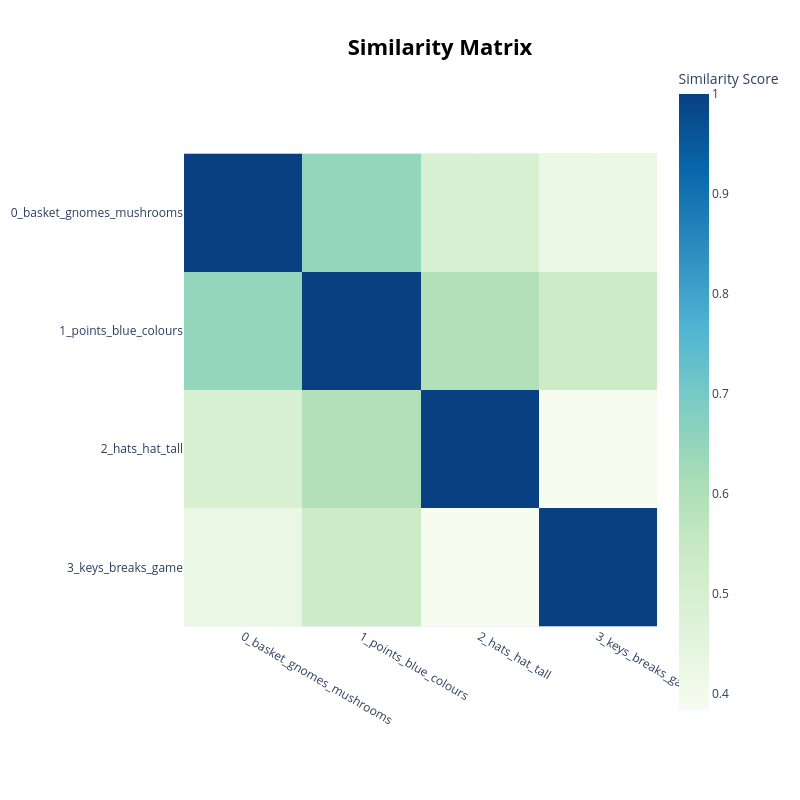

Notebook code for this chart:
### Code cell
a.visualize_heatmap()

### Figure 1 — Plotly figure (JSON) as saved in the notebook; plotly's stock layout.template omitted (floating-point values rounded to 4 significant figures)
{"data": [{"coloraxis": "coloraxis", "hovertemplate": "x: %{x}<br>y: %{y}<br>Similarity Score: %{z}<extra></extra>", "name": "0", "type": "heatmap", "x": ["0_basket_gnomes_mushrooms", "1_points_blue_colours", "2_hats_hat_tall", "3_keys_breaks_game"], "xaxis": "x", "y": ["0_basket_gnomes_mushrooms", "1_points_blue_colours", "2_hats_hat_tall", "3_keys_breaks_game"], "yaxis": "y", "z": [[1.0, 0.6486, 0.4924, 0.427], [0.6486, 1.0, 0.594, 0.5355], [0.4924, 0.594, 1.0, 0.384], [0.427, 0.5355, 0.384, 1.0]]}], "layout": {"coloraxis": {"colorbar": {"title": {"text": "Similarity Score"}}, "colorscale": [[0, "rgb(247,252,240)"], [0.125, "rgb(224,243,219)"], [0.25, "rgb(204,235,197)"], [0.375, "rgb(168,221,181)"], [0.5, "rgb(123,204,196)"], [0.625, "rgb(78,179,211)"], [0.75, "rgb(43,140,190)"], [0.875, "rgb(8,104,172)"], [1, "rgb(8,64,129)"]]}, "height": 800, "hoverlabel": {"bgcolor": "white", "font": {"family": "Rockwell", "size": 16}}, "legend": {"title": {"text": "Trend"}}, "margin": {"t": 60}, "showlegend": true, "title": {"font": {"color": "Black", "size": 22}, "text": "<b>Similarity Matrix</b>", "x": 0.55, "xanchor": "center", "y": 0.95, "yanchor": "top"}, "width": 800, "xaxis": {"anchor": "y", "constrain": "domain", "domain": [0, 1], "scaleanchor": "y"}, "yaxis": {"anchor": "x", "autorange": "reversed", "constrain": "domain", "domain": [0, 1]}}}
